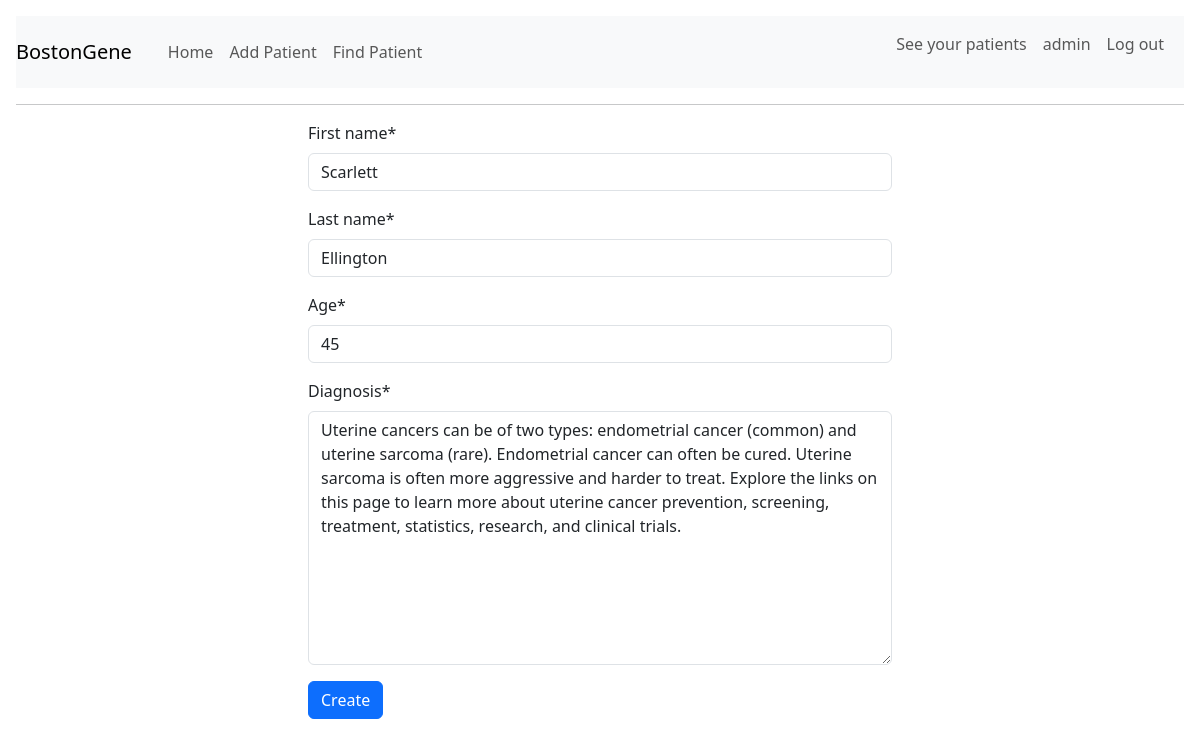
Screenshot of /patients/display_patient/4fbeabad-9064-4f78-9b6f-97041b6c327b/update (signed in) with the database file from the repository.
### patientsApp/models.py (models this page shows, shortened)
class Patient(models.Model):
    uuid = models.UUIDField(editable=False, primary_key=True, default=uuid.uuid4)
    first_name = models.CharField(max_length=255)
    last_name = models.CharField(max_length=255)
    diagnosis = models.TextField()
    age = models.IntegerField(validators=(
        MinValueValidator(0),
        MaxValueValidator(110),
    ))
    date = models.DateTimeField(auto_now_add=True)

### patientsApp/views.py (the view)
# urls.py: path('display_patient/<uuid:uuid>/update', PatientUpdateView.as_view(), name='update_patient'),
class PatientUpdateView(UpdateView):
    model = Patient
    form_class = PatientForm
    success_url = reverse_lazy('patient_list')
    template_name = 'patients/update_patient.html'
    def get_object(self, queryset=None):
        return Patient.objects.get(uuid=self.kwargs.get('uuid'))

### patientsApp/forms.py
class PatientForm(forms.ModelForm):
    def __init__(self, *args, **kwargs):
        super(PatientForm, self).__init__(*args, **kwargs)
        self.helper = FormHelper(self)
        self.helper.form_method = 'post'
        self.helper.add_input(Submit('submit', 'Create'))
    class Meta:
        model = Patient
        fields = ('first_name', 'last_name', 'age', 'diagnosis')

### templates/patients/update_patient.html
{% extends 'base.html' %}
{% load crispy_forms_tags %}
{% block content %}
    <div class="content-wrapper">
        {% crispy form %}
    </div>
{% endblock %}

### templates/base.html (shortened to what this page needs)
{% load static %}
<!DOCTYPE html>
<html lang="en">
<head>
    <link rel="stylesheet" href="{% static "css/base.css" %}">
    <link href="https://cdn.jsdelivr.net/npm/bootstrap@5.3.0-alpha1/dist/css/bootstrap.min.css" rel="stylesheet"
>
</head>
<body>
<header>
    <nav class="navbar navbar-expand-lg navbar-light bg-light">
        <a href="{% url 'home' %}" class="navbar-brand">BostonGene</a>
        <div class="container-fluid">
            <div class="navbar-nav mr-auto">
                <a class="nav-item nav-link" href="{% url 'home' %}">Home</a>
                {% if user.is_authenticated %}
                    <a class="nav-item nav-link" href="{% url 'add_patient' %}">Add Patient</a>
                    <a class="nav-item nav-link" href="{% url 'find_patient' %}">Find Patient</a>
                {% endif %}
            </div>
            <div class="navbar-nav ml-auto">
                {% if not user.is_authenticated %}
                    <a class="nav-item nav-link" href="{% url 'login' %}">Log in</a>
                    <a class="nav-item nav-link" href="{% url 'register' %}">Register</a>
                {% else %}
                    <a href="{% url 'patient_list' %}" class="nav-item nav-link">See your patients</a>
                    <p class="nav-item nav-link">{{ user.username }}</p>
                    <a class="nav-item nav-link" href="{% url 'logout' %}">Log out</a>
                {% endif %}
            </div>
        </div>
    </nav>
    <hr />
</header>
{% block content %}
{% endblock %}
</body>
</html>

### static/css/base.css (style rules this page uses)
body { padding: 1em; }
.content-wrapper { width: 50%; margin: auto; }

### rows the page displays
Patient: first_name "Scarlett", last_name "Ellington", age "45", diagnosis "Uterine cancers can be of two types: endometrial cancer (common) and uterine sarcoma (rare). Endometrial cancer can often be cured. Uterine sarcoma is often more aggressive and harder to treat. Explore the links on this page to learn more about uterine cancer prevention, screening, treatment, statistics, research, and clinical trials."

### other values shown
{{ user.username }} "admin"
